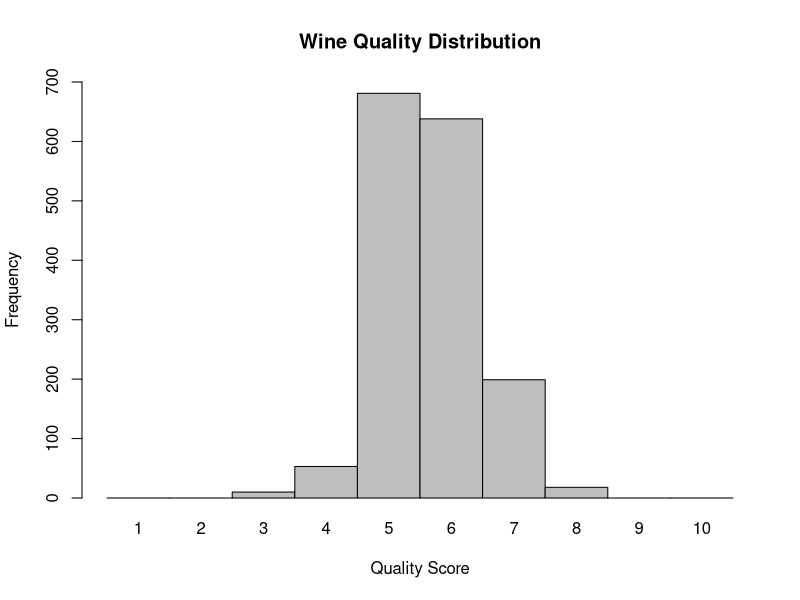

Reproduce this figure in R.
library(ggplot2)

wine <- read.csv("wine.csv")

# Create dataframe containing frequencies of each quality rating
quality_freq <- data.frame(seq(1, 10, 1), tabulate(wine$quality, nbins=10))
colnames(quality_freq) <- c("Quality", "Frequency")

# Doing a sneaky bar plot, but making it look like a histogram :/
barplot(quality_freq$Frequency, 
        main="Wine Quality Distribution",
        xlab="Quality Score",
        ylab="Frequency",
        names.arg=c(1, 2, 3, 4, 5, 6, 7, 8, 9, 10),
        ylim=c(0, 700),
        space = 0)
